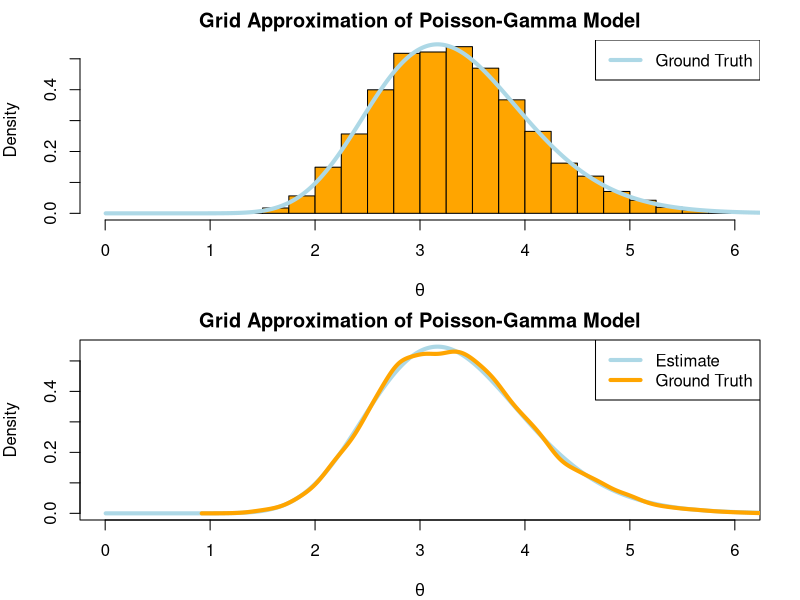

Source code (R):
## ---- chunk 1
true_theta <- 3
a <- b <- 1
n <- 5
set.seed(123)

y <- rpois(n,true_theta)
#Un-normalized Posterior (numerator for gamma distribution)
q <- function(theta,y,n,alpha,beta){
  theta^(alpha + sum(y) - 1) * exp(-(n + beta)*theta)
}

#Explore theta on (0,25) --> Need a fixed range 
low_bound <- 0
high_bound <- 20
#Grid increment
i <- 0.01
grid <- seq(low_bound + i/2, high_bound - i/2,by = i)
n_sim <- 10000
grid_n <- length(grid)
grid_val <- q(grid,y,n,a,b)
#Normalize to create a proper categorical distribution
grid_norm <- grid_val/sum(grid_val)

## Simulate values
sim_idx <- sample(1:grid_n,n_sim,prob = grid_norm,replace = TRUE)

#Noise parameter
e <- runif(n_sim,-i/2,i/2)
theta_sim <- grid[sim_idx] + e

par(mfrow = c(2,1),mar = c(4,4,2,2))
## Visualize with histogram
hist(theta_sim,col = 'orange',breaks = seq(0,8,0.25), probability = TRUE,
     main = 'Grid Approximation of Poisson-Gamma Model',
     xlab = expression(theta),xlim = c(0,6))
lines(grid,dgamma(grid,a + sum(y),b + n),col = 'lightblue',lwd = 4)
legend('topright', legend = 'Ground Truth', col = 'lightblue',lwd = 4)

## Visualize with density estimate
plot(grid,dgamma(grid,a + sum(y),b + n), type = 'l',col = 'lightblue',lwd = 4, ylab = 'Density',
     main = 'Grid Approximation of Poisson-Gamma Model',
     xlab = expression(theta),xlim = c(0,6))
lines(density(theta_sim),col = 'orange',lwd = 4)
legend('topright', legend = c('Estimate','Ground Truth'), col = c('lightblue','orange'),lwd = 4)
